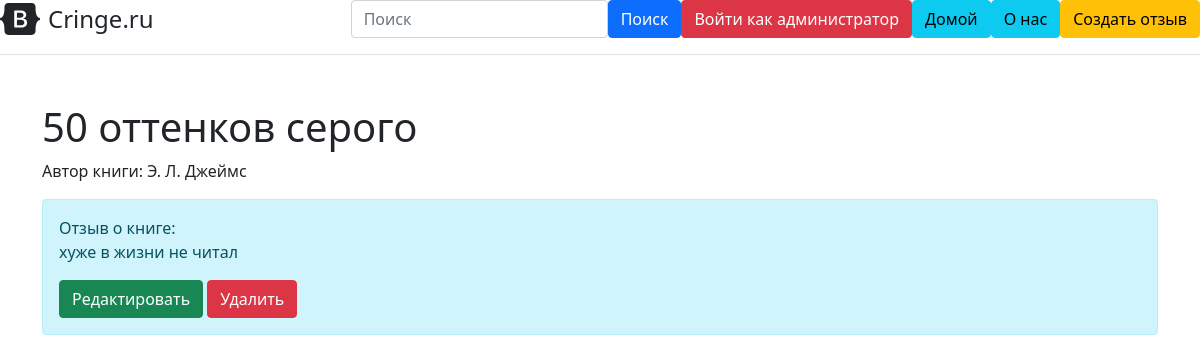
The page /admin/post-detail/5 on the database its author committed.
### main.py (models this page shows, shortened)
class Book(db.Model):
    __tablename__ = 'book'
    current_date = datetime.now()
    id = db.Column(db.Integer, primary_key=True)
    book_name = db.Column(db.String(1000), nullable=True)
    author_name = db.Column(db.String(300), nullable=True)
    text = db.Column(db.Text, nullable=True)
    date = db.Column(db.Text, nullable=True)
    comment_rate = db.Column(db.Integer, nullable=True)

### main.py (the view)
@app.route('/admin/post-detail/<int:id>')
def admin_detail(id):
    bookk = Book.query.get(id)
    return render_template("admin-post-detail.html", bookk=bookk)

### templates/admin-post-detail.html (shortened to what this page needs)
{% extends 'admin-base.html' %}
{% block body %}
    <div class="container mt-5">
        <h1>{{ bookk.book_name }}</h1>
        <p>Автор книги: {{bookk.author_name}}</p>
        <div class="alert alert-info">
            Отзыв о книге:
            <p>{{ bookk.text }}</p>
           <a href="/admin/post-detail/{{ bookk.id }}/update" type="submit" class="btn btn-success" >Редактировать</a>
            <a href="/admin/post-detail/{{ bookk.id }}/del" type="submit" class="btn btn-danger" >Удалить</a>
        </div>
    </div>
{% endblock %}

### rows shown on the page
Book: book_name "50 оттенков серого", author_name "Э. Л. Джеймс", text "хуже в жизни не читал"
